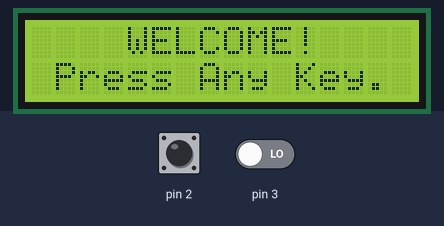
Bench run of a sketch on a simulated Arduino Uno, built with avr-gcc and run on an emulated ATmega328P. Parts: 16×2 character LCD. Inputs (shaded band) come from the test bench; at power-on: pin 2 LOW, pin 3 LOW. Random numbers use the default seed unless the sketch sets one.

Above: at 7.7 s.
7.8 s: pin 2 driven HIGH
At 8.05 s:
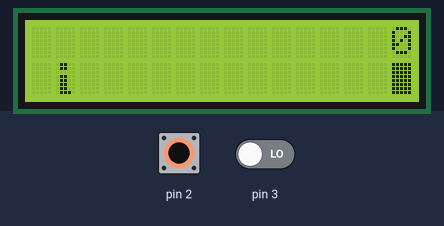
10.8 s: pin 2 pulsed LOW 5 times (0.12 s each, 0.3 s apart)
At 11.6 s:
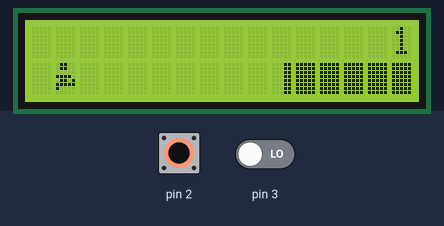
19.8 s: pin 3 driven HIGH
At 20.9 s:
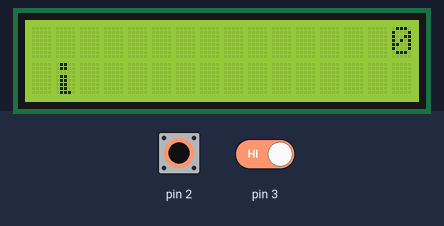

The sketch:

main.ino
```cpp
// (licence header left out)
#include "graphics.h"
#define TERRAIN_WIDTH 16

char terrain_upper[TERRAIN_WIDTH + 1];
char terrain_lower[TERRAIN_WIDTH + 1];
char player_terrain_overlap[OVERLAP_ARRAY_SIZE];

const int left_button_pin = 9;
const int right_button_pin = 8;
unsigned int game_speed = 400;
unsigned long long total_frames_drawn = 0;


void setup() {
    // GPIO 2
    attachInterrupt(INTERRUPT_ONE, right_button_is_pushed, RISING);
    // GPIO 3
    attachInterrupt(INTERRUPT_TWO, left_button_is_pushed, RISING);

    // set up the LCD's number of columns and rows:
    lcd.begin(16, 2);

    // set up button
    pinMode(left_button_pin, INPUT);
    pinMode(right_button_pin, INPUT);

    // set up graphics
    initialize_graphics();

    // HW SW test
    HW_firmware_test();

}

void loop(){
    playing_game = false;
    unsigned int player_position = HERO_POSITION_RUN_LOWER_2;
    static byte new_terrain_type = TERRAIN_EMPTY;
    byte duration_between_terrain = 0;
    unsigned int score = 0;
    bool collision_happened = false;
    game_speed = 400;

    // set up graphics
    initialize_graphics();

    while (!playing_game) {
        draw_home_screen();
        if (left_button_was_pushed || right_button_was_pushed) {
            playing_game = true;
            right_button_was_pushed = false;
            left_button_was_pushed = false;
            lcd.clear();
            break;
        }
        delay(100);
    }

    while (playing_game) {

        if (duration_between_terrain == 0) {
            if (new_terrain_type == TERRAIN_EMPTY) {
                new_terrain_type = (random(3) == 0) ? TERRAIN_UPPER_BLOCK : TERRAIN_LOWER_BLOCK;
                duration_between_terrain = 5 + random(10);
            }
            else {
                new_terrain_type = TERRAIN_EMPTY;
                duration_between_terrain = 10 + random(10);
            }
        }

        if (player_position < MIN_HERO_POSITION) {
            player_position = MIN_HERO_POSITION;
        }

        draw_map(terrain_upper, terrain_lower, new_terrain_type, player_terrain_overlap);
        collision_happened = draw_player(player_position, terrain_upper, terrain_lower, score);


        if (collision_happened) {
            break; // game over
        }

        if (total_frames_drawn % 3 == 0) {
          player_position--;
        }

        if (total_frames_drawn % 16 == 0) {
            score++;
            game_speed -= 10;

            if (game_speed < 15) {
              game_speed = 15;
            }
        }

        if (right_button_was_pushed) {
            right_button_was_pushed = false;
            player_position++;

            if (player_position > MAX_HERO_POSITION) {
                player_position = MAX_HERO_POSITION;
            }
        }


        delay(game_speed);
        total_frames_drawn++;
        duration_between_terrain--;
    }

    draw_end_game(score);
    delay(2000);
}


void left_button_is_pushed() {
    left_button_was_pushed = true;
}

void right_button_is_pushed() {
    right_button_was_pushed = true;
}
```

graphics.h
```cpp
#ifndef __GRAPHICS_H__
#define __GRAPHICS_H__

#include <LiquidCrystal.h>

const int rs = 12, en = 11, d4 = 4, d5 = 5, d6 = 6, d7 = 7;
LiquidCrystal lcd(rs, en, d4, d5, d6, d7);

#define FIRST_COLUMN 0
#define TOP_ROW 0
#define BOTTOM_ROW 1

#define INTERRUPT_ONE 0
#define INTERRUPT_TWO 1

#define SPRITE_RUN1 1
#define SPRITE_RUN2 2
#define SPRITE_JUMP 3
#define SPRITE_JUMP_UPPER '.'         // Use the '.' character for the head
#define SPRITE_JUMP_LOWER 4
#define SPRITE_TERRAIN_EMPTY ' '      // User the ' ' character
#define SPRITE_TERRAIN_SOLID 5
#define SPRITE_TERRAIN_SOLID_RIGHT_EDGE 6
#define SPRITE_TERRAIN_SOLID_LEFT_EDGE 7


#define HERO_COLUMN_POSITION 1    // Horizontal position of hero on screen

#define TERRAIN_WIDTH 16
#define TERRAIN_EMPTY 0
#define TERRAIN_LOWER_BLOCK 1
#define TERRAIN_UPPER_BLOCK 2


#define HERO_POSITION_RUN_LOWER_1 1  // Hero is running on lower row (pose 1)
#define HERO_POSITION_RUN_LOWER_2 2  //                              (pose 2)

#define HERO_POSITION_JUMP_1 3       // Starting a jump
#define HERO_POSITION_JUMP_2 4       // Half-way up
#define HERO_POSITION_JUMP_3 5       // Jump is on upper row

#define MIN_HERO_POSITION 2
#define MAX_HERO_POSITION 5

#define OVERLAP_ARRAY_SIZE 4
#define OVERLAP_TOP_ROW_INDEX 0
#define OVERLAP_BOTTOM_ROW_INDEX 1
#define OVERLAP_TERMINATING_CHAR_INDEX 2


extern char terrain_upper[TERRAIN_WIDTH + 1];
extern char terrain_lower[TERRAIN_WIDTH + 1];
extern char player_terrain_overlap[OVERLAP_ARRAY_SIZE];
bool left_button_was_pushed = false;
bool right_button_was_pushed = false;
bool playing_game = false;

void initialize_graphics() {
    static byte graphics[] = {
        // Run position 1
        B01100,
        B01100,
        B00000,
        B01110,
        B11100,
        B01100,
        B11010,
        B10011,
        // Run position 2
        B01100,
        B01100,
        B00000,
        B01100,
        B01100,
        B01100,
        B01100,
        B01110,
        // Jump
        B01100,
        B01100,
        B00000,
        B11110,
        B01101,
        B11111,
        B10000,
        B00000,
        // Jump lower
        B11110,
        B01101,
        B11111,
        B10000,
        B00000,
        B00000,
        B00000,
        B00000,
        // Ground
        B11111,
        B11111,
        B11111,
        B11111,
        B11111,
        B11111,
        B11111,
        B11111,
        // Ground right
        B00011,
        B00011,
        B00011,
        B00011,
        B00011,
        B00011,
        B00011,
        B00011,
        // Ground left
        B11000,
        B11000,
        B11000,
        B11000,
        B11000,
        B11000,
        B11000,
        B11000,
    };

    // Skip using character 0, this allows lcd.print() to be used to
    // quickly draw multiple characters
    for (int i = 0; i < 7; i++) {
        lcd.createChar(i + 1, &graphics[i * 8]);
    }
   for (int i = 0; i < TERRAIN_WIDTH; i++) {
        terrain_upper[i] = SPRITE_TERRAIN_EMPTY;
        terrain_lower[i] = SPRITE_TERRAIN_EMPTY;
   }
   for (int i = 0; i < 3; i++) {
      player_terrain_overlap[i] = SPRITE_TERRAIN_EMPTY;
   }

   player_terrain_overlap[OVERLAP_TERMINATING_CHAR_INDEX] = '\0';
}

void draw_home_screen() {
    lcd.clear();
    lcd.setCursor(FIRST_COLUMN, TOP_ROW);
    lcd.print("    WELCOME!    ");
    lcd.setCursor(FIRST_COLUMN, BOTTOM_ROW);
    lcd.print(" Press Any Key. ");
}

void draw_end_game(unsigned int score) {
    // will be displayed on screen
    char score_result[TERRAIN_WIDTH + 1] = "   SCORE = ";

    // how many bytes are needed to represent the score
    byte digits = (score > 9999) ? 5 : (score > 999) ? 4 : (score > 99) ? 3 : (score > 9) ? 2 : 1;

    // take the original string and insert and EOS character
    // needed for when we print it to the LCD
    score_result[16-digits] = '\0';

    // draw top row
    lcd.clear();
    lcd.setCursor(FIRST_COLUMN, TOP_ROW);
    lcd.print("   GAME OVER    ");

    // draw bottom row
    lcd.setCursor(FIRST_COLUMN, BOTTOM_ROW);
    // first draw the score display
    lcd.print(score_result);
    // set the cursor to point to the starting index that contains the score val
    lcd.setCursor(16 - digits, BOTTOM_ROW);
    // print the score
    lcd.print(score);
}

bool draw_player(byte position, char *terrain_upper, char *terrain_lower, unsigned int score) {
    byte player_sprite_lower = SPRITE_TERRAIN_EMPTY;
    byte player_sprite_upper = SPRITE_TERRAIN_EMPTY;
    char old_upper_sprite    = terrain_upper[HERO_COLUMN_POSITION];
    char old_lower_sprite    = terrain_lower[HERO_COLUMN_POSITION];
    bool collision_happpened = false;

    switch (position) {

        case HERO_POSITION_RUN_LOWER_1:
            player_sprite_lower = SPRITE_RUN1;
            break;

        case HERO_POSITION_RUN_LOWER_2:
            player_sprite_lower = SPRITE_RUN2;
            break;

        case HERO_POSITION_JUMP_1:
            player_sprite_lower = SPRITE_JUMP;
            break;

        case HERO_POSITION_JUMP_2:
            player_sprite_upper = SPRITE_JUMP_UPPER;
            player_sprite_lower = SPRITE_JUMP_LOWER;
            break;

        case HERO_POSITION_JUMP_3:
            player_sprite_upper = SPRITE_JUMP;
            break;

        default:
            break;
    }

    if (player_sprite_upper != ' ') {
        // attach player
        terrain_upper[HERO_COLUMN_POSITION] = player_sprite_upper;

        if (old_upper_sprite != SPRITE_TERRAIN_EMPTY) {
            collision_happpened = true;
        }
    }

    if (player_sprite_lower != ' ') {
        // attach player
        terrain_lower[HERO_COLUMN_POSITION] = player_sprite_lower;

        if (old_lower_sprite != SPRITE_TERRAIN_EMPTY) {
            collision_happpened = true;
        }
    }

    byte digits = (score > 9999) ? 5 : (score > 999) ? 4 : (score > 99) ? 3 : (score > 9) ? 2 : 1;

    terrain_upper[TERRAIN_WIDTH] = '\0';
    terrain_lower[TERRAIN_WIDTH] = '\0';

    // print top row; i.e. player, terrain, score
    char temp = terrain_upper[TERRAIN_WIDTH - digits]; // temp save the sprite before the start of score
    terrain_upper[TERRAIN_WIDTH - digits] = '\0'; // overwrite sprite we just saved in temp
    lcd.setCursor(FIRST_COLUMN, TOP_ROW);
    lcd.print(terrain_upper);
    terrain_upper[TERRAIN_WIDTH - digits] = temp; // unco the changes made by temp
    lcd.setCursor(TERRAIN_WIDTH - digits, TOP_ROW);
    lcd.print(score);

    // print bottom row
    lcd.setCursor(FIRST_COLUMN, BOTTOM_ROW);
    lcd.print(terrain_lower);

    // now that hero is drawn, reattached old terrain sprite so that the map function still works
    terrain_upper[HERO_COLUMN_POSITION] = old_upper_sprite;
    terrain_lower[HERO_COLUMN_POSITION] = old_lower_sprite;

    return collision_happpened;
}

void generate_upper(char *terrain, byte new_terrain, char *overlap) {
    int index_of_right_most_terrain = TERRAIN_WIDTH - 1;

    if (new_terrain == TERRAIN_UPPER_BLOCK) {
        new_terrain = SPRITE_TERRAIN_SOLID;
    }
    else {
        new_terrain = SPRITE_TERRAIN_EMPTY;
    }

    for (int current_index = 0; current_index < TERRAIN_WIDTH; current_index++) {
        char current_terrain = terrain[current_index];
        char next_terrain;

        if (current_index == index_of_right_most_terrain) {
            terrain[current_index] = new_terrain;
            break;
        }
        else {
            next_terrain = terrain[current_index + 1];
        }

        if (current_index == HERO_COLUMN_POSITION) {
            overlap[OVERLAP_TOP_ROW_INDEX] = terrain[current_index];
        }

        switch (current_terrain) {
            case SPRITE_TERRAIN_EMPTY:
                ;
                if (next_terrain == SPRITE_TERRAIN_SOLID) {
                    terrain[current_index] = SPRITE_TERRAIN_SOLID_RIGHT_EDGE;
                }
                else {
                    terrain[current_index] = SPRITE_TERRAIN_EMPTY;
                }
                break;

            case SPRITE_TERRAIN_SOLID_RIGHT_EDGE:
                terrain[current_index] = SPRITE_TERRAIN_SOLID;
                break;

            case SPRITE_TERRAIN_SOLID:
                ;
                if (
                    next_terrain == SPRITE_TERRAIN_SOLID ||
                    next_terrain == SPRITE_TERRAIN_SOLID_LEFT_EDGE
                ) {
                    terrain[current_index] = SPRITE_TERRAIN_SOLID;
                }
                else {
                    terrain[current_index] = SPRITE_TERRAIN_SOLID_LEFT_EDGE;
                }
                break;

            case SPRITE_TERRAIN_SOLID_LEFT_EDGE:
                ;
                if (next_terrain == SPRITE_TERRAIN_SOLID) {
                    terrain[current_index] = SPRITE_TERRAIN_SOLID_RIGHT_EDGE;
                }
                else {
                    terrain[current_index] = SPRITE_TERRAIN_EMPTY;
                }

                break;

        }
    }
}

void generate_lower(char *terrain, byte new_terrain, char *overlap) {
    int index_of_right_most_terrain = TERRAIN_WIDTH - 1;

    if (new_terrain == TERRAIN_LOWER_BLOCK) {
        new_terrain = SPRITE_TERRAIN_SOLID;
    }
    else {
        new_terrain = SPRITE_TERRAIN_EMPTY;
    }

    for (int current_index = 0; current_index < TERRAIN_WIDTH; current_index++) {
        char current_terrain = terrain[current_index];
        char next_terrain;

        if (current_index == index_of_right_most_terrain) {
            terrain[current_index] = new_terrain;
            break;
        }
        else {
            next_terrain = terrain[current_index + 1];
        }

        if (current_index == HERO_COLUMN_POSITION) {
            overlap[OVERLAP_BOTTOM_ROW_INDEX] = terrain[current_index];
        }

        switch (current_terrain) {
            case SPRITE_TERRAIN_EMPTY:
                ;
                if (next_terrain == SPRITE_TERRAIN_SOLID) {
                    terrain[current_index] = SPRITE_TERRAIN_SOLID_RIGHT_EDGE;
                }
                else {
                    terrain[current_index] = SPRITE_TERRAIN_EMPTY;
                }
                break;

            case SPRITE_TERRAIN_SOLID_RIGHT_EDGE:
                terrain[current_index] = SPRITE_TERRAIN_SOLID;
                break;

            case SPRITE_TERRAIN_SOLID:
                ;
                if (
                    next_terrain == SPRITE_TERRAIN_SOLID ||
                    next_terrain == SPRITE_TERRAIN_SOLID_LEFT_EDGE
                ) {
                    terrain[current_index] = SPRITE_TERRAIN_SOLID;
                }
                else {
                    terrain[current_index] = SPRITE_TERRAIN_SOLID_LEFT_EDGE;
                }
                break;

            case SPRITE_TERRAIN_SOLID_LEFT_EDGE:
                ;
                if (next_terrain == SPRITE_TERRAIN_SOLID) {
                    terrain[current_index] = SPRITE_TERRAIN_SOLID_RIGHT_EDGE;
                }
                else {
                    terrain[current_index] = SPRITE_TERRAIN_EMPTY;
                }

                break;

        }
    }
}

void draw_map(char *terrain_upper, char *terrain_lower, byte new_terrain, char *overlap) {
    generate_upper(terrain_upper, new_terrain, overlap);
    generate_lower(terrain_lower, new_terrain, overlap);
}

void HW_firmware_test() {
    for (int i = 0; i < 2; i++) {
        for (int j = 0; j < 16; j++) {
            lcd.setCursor(j, i);
            lcd.print("\xff");
            delay(200);
            lcd.clear();
        }
        lcd.clear();
    }
    lcd.clear();
}

#endif
```

Measured:
- after the input at 7.8 s, the display: changes after 0.06 s (image 1)
